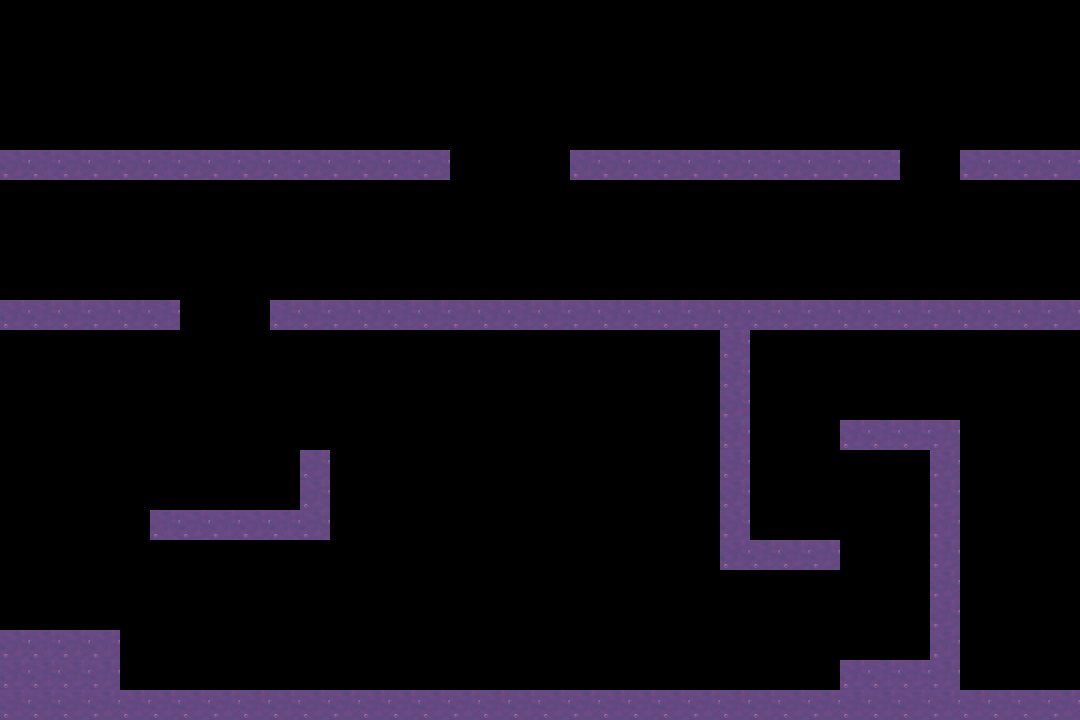

This game map was drawn from its Tiled (.tmx) file and the tilesets committed beside it. A one-line description and the trimmed map source follow:
An orthogonal 36x24 tile map with 30x30 px tiles, 5 tile layers (Edge1, Wall, Brick, Edge2, ...), 4 tilesets and 6 objects.

<map version="1.10" tiledversion="1.10.1" orientation="orthogonal" renderorder="right-down" width="36" height="24" tilewidth="30" tileheight="30" infinite="0" nextlayerid="10" nextobjectid="23">
 <tileset firstgid="1" name="World_A1" tilewidth="30" tileheight="30" spacing="102" margin="55" tilecount="24" columns="6">
  <image source="World_A1.png" width="768" height="576" />
 </tileset>
 <tileset firstgid="25" source="Outside_A4.tsx" />
 <tileset firstgid="625" name="Outside_A4" tilewidth="30" tileheight="30" spacing="102" margin="55" tilecount="30" columns="6">
  <image source="Outside_A4.png" width="768" height="720" />
 </tileset>
 <tileset firstgid="655" source="World_A1.tsx" />
 <layer id="6" name="Edge1" width="36" height="24">
  <data>[864 cells, 25 non-empty, 1 distinct tile ids]</data>
 </layer>
 <layer id="1" name="Wall" width="36" height="24">
  <data>[864 cells, 122 non-empty, 1 distinct tile ids]</data>
 </layer>
 <layer id="5" name="Brick" width="36" height="24">
  <data>[864 cells, 76 non-empty, 1 distinct tile ids]</data>
 </layer>
 <layer id="7" name="Edge2" width="36" height="24">
  <data>[864 cells, 23 non-empty, 1 distinct tile ids]</data>
 </layer>
 <objectgroup id="2" name="enemy1">
  <object id="2" x="630.667" y="116" width="182.667" height="28" />
  <object id="3" x="394.667" y="270.667" width="154.667" height="26.6667" />
  <object id="20" x="202.667" y="653.333" width="210.667" height="30.6667" />
  <object id="21" x="552" y="654.667" width="206.667" height="29.3333" />
  <object id="22" x="786.667" y="266.667" width="214.667" height="29.3333" />
 </objectgroup>
 <layer id="4" name="Gate" width="36" height="24">
  <data>[864 cells, 6 non-empty, 1 distinct tile ids]</data>
 </layer>
 <objectgroup id="3" name="Player">
  <object id="5" x="46.6667" y="96" />
 </objectgroup>
 <objectgroup id="9" name="Boss1" />
</map>
